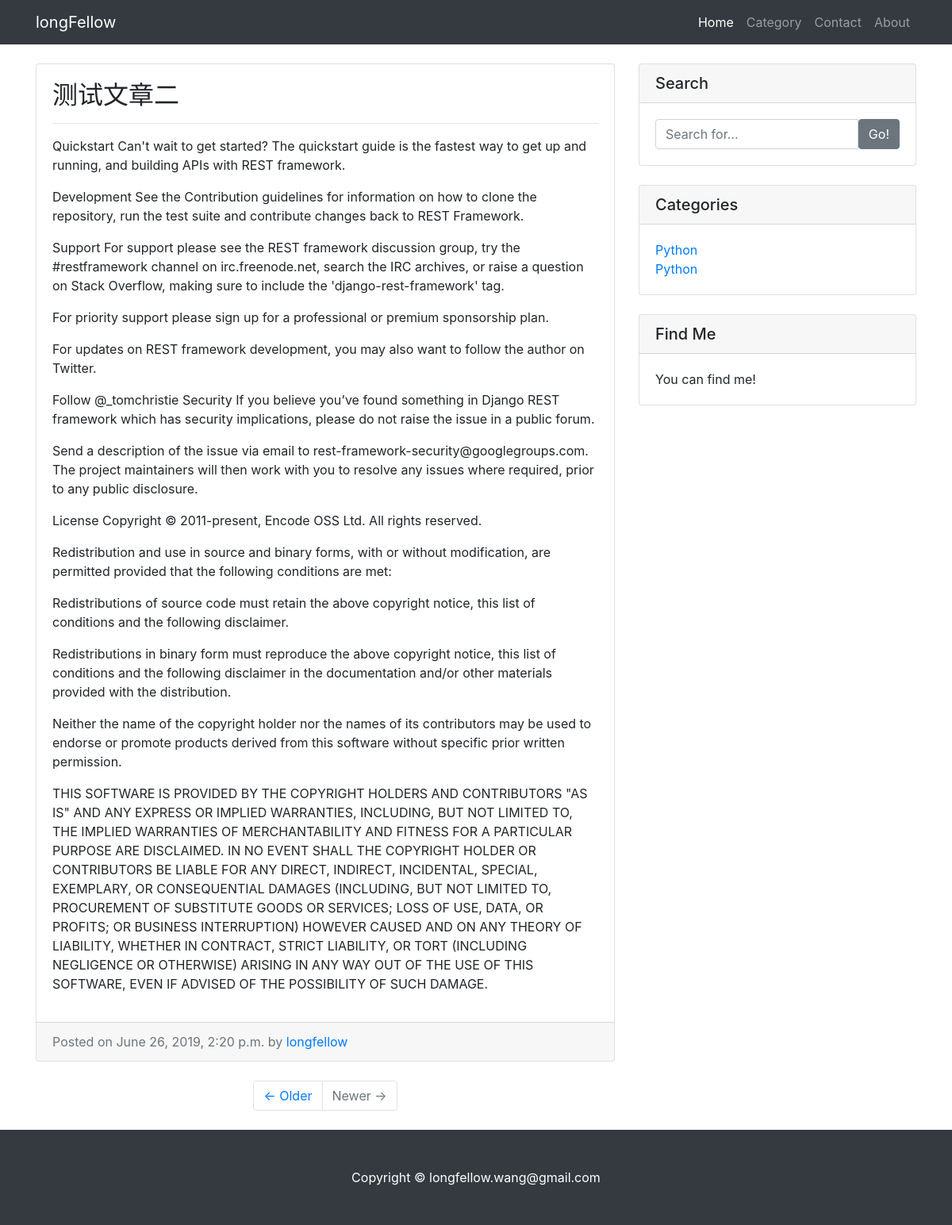
Before: /post/2/ with the older database file.
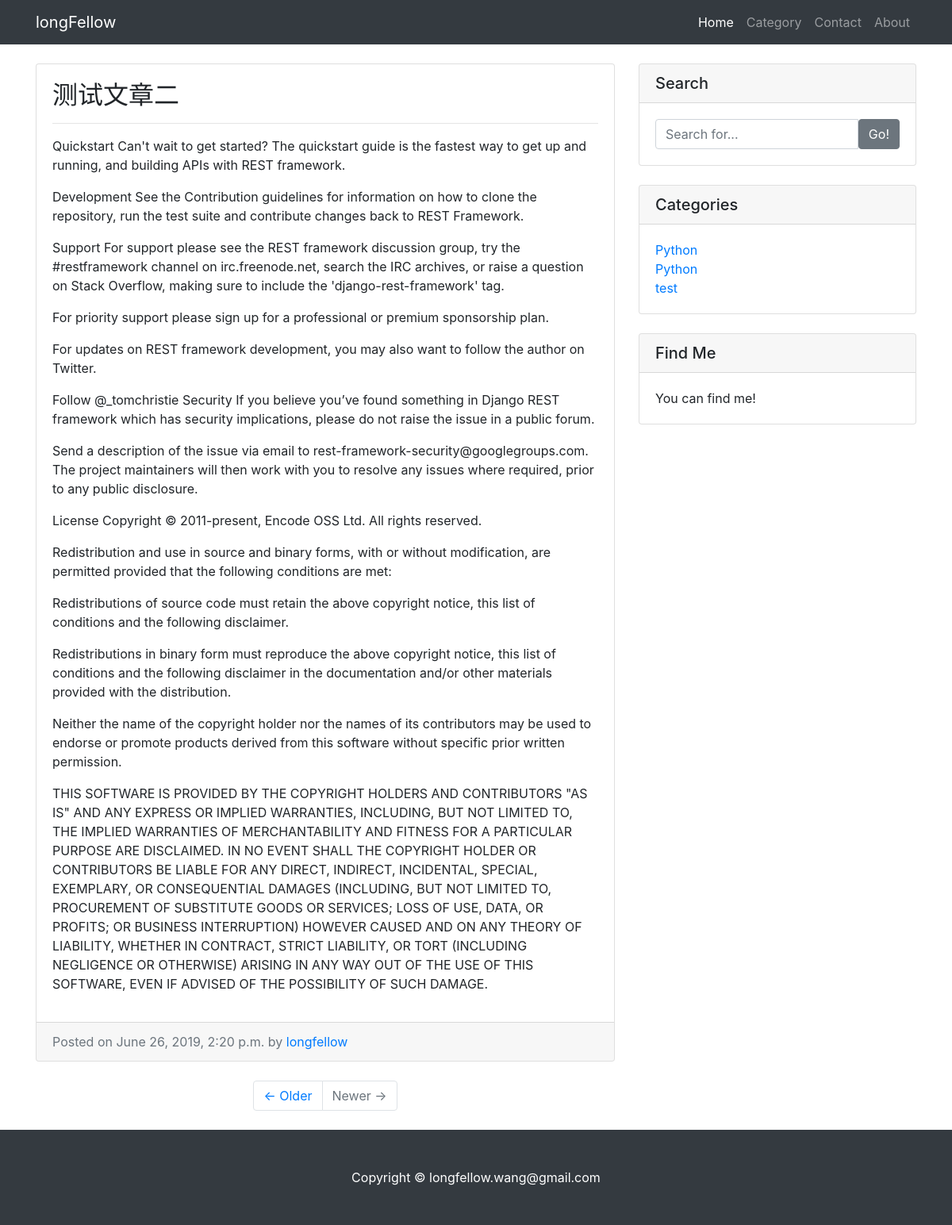
After: the same page with the newer database file.
### longfellow/models.py (models this page shows, shortened)
class Category(models.Model):
    name = models.CharField(max_length=100)

### longfellow/views.py (the view)
# urls.py: url(r'^post/(?P<pk>[0-9]+)/$', views.detail, name='detail'),
def detail(request, pk):
    article = get_object_or_404(Article, pk=pk)
    article.content = markdown.markdown(article.content,
                                        extensions=[
                                            'markdown.extensions.extra',
                                            'markdown.extensions.codehilite',
                                            'markdown.extensions.toc',
                                        ])
    category_list = Category.objects.all()
    return render(request, 'longfellow/detail.html', context={'article': article,
        'category_list': category_list})

### longfellow/templates/longfellow/detail.html (shortened to what this page needs)
{% extends 'base.html' %}
{% block main %}
<div class="card mb-4">
    <div class="card-body">
        <h2 class="card-title">{{ article.title }}</h2>
        <hr>
        <p class="card-text">{{ article.content|safe }}</p>
    </div>
    <div class="card-footer text-muted">
        Posted on {{ article.created_time }} by
        <a href="/about.html">{{ article.author }}</a>
    </div>
</div>
{% endblock main %}
{% block pagination %}
<ul class="pagination justify-content-center mb-4">
    <li class="page-item">
        <a class="page-link" href="#">&larr; Older</a>
    </li>
    <li class="page-item disabled">
        <a class="page-link" href="#">Newer &rarr;</a>
    </li>
</ul>
{% endblock pagination %}

### longfellow/templates/base.html (shortened to what this page needs)
{% load staticfiles %}
<!DOCTYPE html>
<html lang="en">
<head>
  <link href="{% static 'vendor/bootstrap/css/bootstrap.min.css' %}" rel="stylesheet">
  <link href="{% static 'css/blog-home.css' %}" rel="stylesheet">
  <link href="{% static 'vendor/bootstrap/highlights/github.css' %}" rel="stylesheet">
</head>
<body>
  <nav class="navbar navbar-expand-lg navbar-dark bg-dark fixed-top">
    <div class="container">
      <a class="navbar-brand" href="/">longFellow</a>
      <div class="collapse navbar-collapse" id="navbarResponsive">
        <ul class="navbar-nav ml-auto">
          <li class="nav-item active">
            <a class="nav-link" href="/">Home
            </a>
          </li>
          <li class="nav-item">
            <a class="nav-link" href="/category.html">Category</a>
          </li>
          <li class="nav-item">
            <a class="nav-link" href="#">Contact</a>
          </li>
          <li class="nav-item">
            <a class="nav-link" href="/about.html">About</a>
          </li>
        </ul>
      </div>
    </div>
  </nav>
  <div class="container">
    <div class="row">
      <div class="col-md-8">
        {% block main %}
        {% endblock main %}
        {% block pagination %}
        {% endblock pagination %}
      </div>
      <div class="col-md-4">
        <div class="card my-4">
          <h5 class="card-header">Search</h5>
          <div class="card-body">
            <div class="input-group">
              <input type="text" class="form-control" placeholder="Search for...">
              <span class="input-group-btn">
                <button class="btn btn-secondary" type="button">Go!</button>
              </span>
            </div>
          </div>
        </div>
        <div class="card my-4">
          <h5 class="card-header">Categories</h5>
          <div class="card-body">
            <div class="row">
              <div class="col-lg-6">
                <ul class="list-unstyled mb-0">
                  {% for category in category_list %}
                  <li>
                    <a href="#">{{ category.name }}</a>
                  </li>
                  {% endfor %}
                </ul>
              </div>
            </div>
          </div>
        </div>
        <div class="card my-4">
          <h5 class="card-header">Find Me</h5>
          <div class="card-body">
            You can find me!
          </div>
        </div>
      </div>
    </div>
  </div>
  <footer class="py-5 bg-dark">
    <div class="container">
      <p class="m-0 text-center text-white">Copyright &copy; longfellow.wang@gmail.com</p>
    </div>
  </footer>
</body>
</html>

Changed rows visible on the page:
added Category: name "test"
